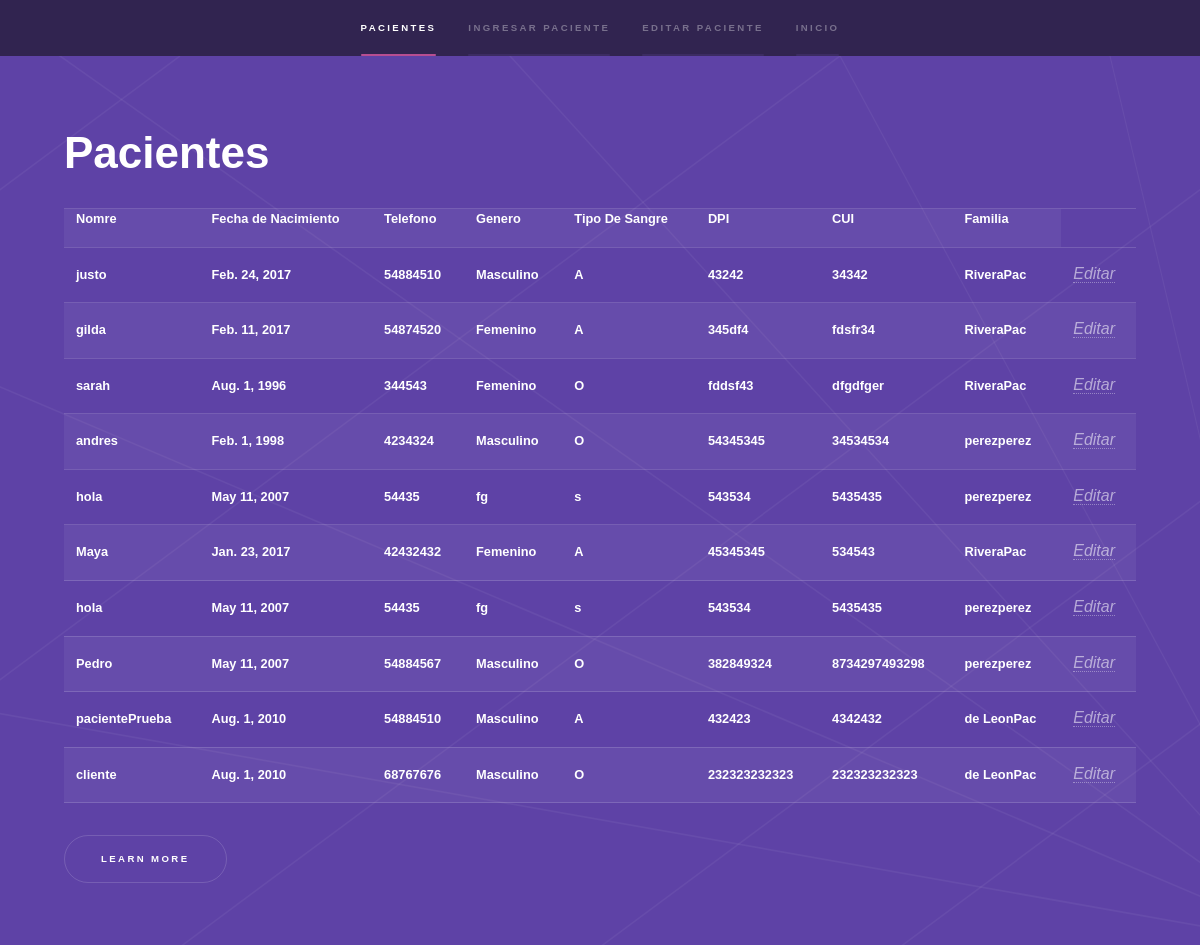
/paciente/paciente/ (upper part), run on an earlier commit of the app's database.
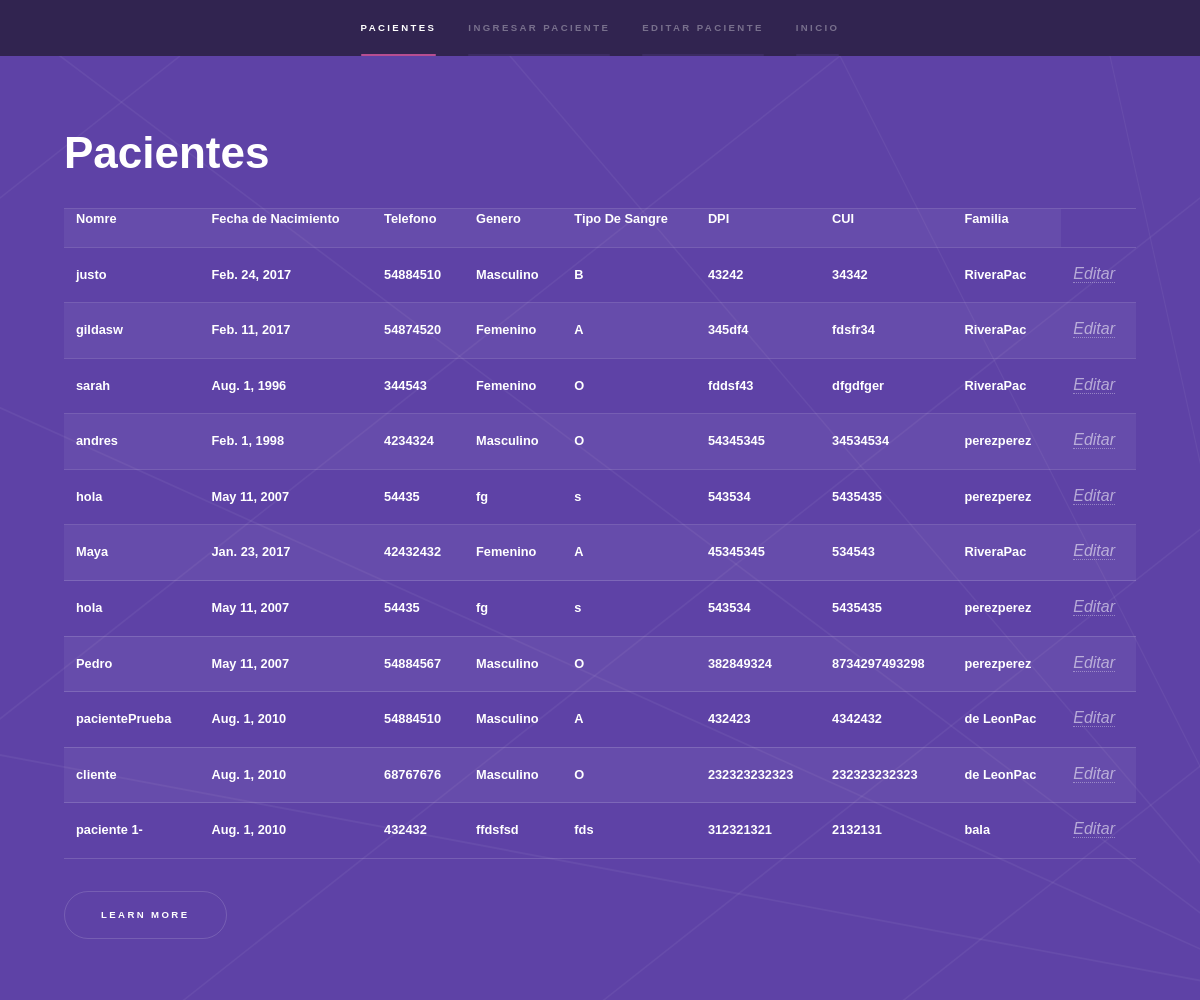
And on a later commit of the database.
### pacientes/models.py (models this page shows, shortened)
class paciente(models.Model):
    nombre = models.CharField(max_length = 45, blank = False)
    fechaNacimiento = models.DateField()
    telefono = models.CharField(max_length = 8 , blank = True)
    genero = models.CharField(max_length = 9 ,blank = False)
    tipoSangre = models.CharField(max_length = 3)
    dpi = models.CharField(max_length = 30 , blank = False)
    cui = models.CharField(max_length = 30 , blank = False)
    idFamilia = models.ForeignKey('familia')

class familia(models.Model):
    primerApellido = models.CharField(max_length = 45 , blank = False)
    segundoApellido = models.CharField(max_length = 45 , blank = False)
    def __str__(self):
        return self.primerApellido + self.segundoApellido

### pacientes/views.py (the view)
# urls.py: url(r'^paciente/',include('pacientes.urls') ),
def paciente(request):
    form = pacienteModelsForms(request.POST or None)
    queryset = modeloPaciente.objects.all()
    if form.is_valid():
        instance = form.save(commit=False)
        instance.save()
        form = pacienteModelsForms()
    context = {
    "form":form,
    "queryset":queryset,
    }
    return render(request,"pacientes/creacionPaciente.html",context)

### templates/pacientes/creacionPaciente.html (shortened to what this page needs)
{% extends  'baseTemplate/base.html'%}
{% block navBar %}
<li><a href="#intro">Pacientes</a></li>
<li><a href="#one">Ingresar Paciente</a></li>
<li><a href="#two">Editar Paciente</a></li>
{% endblock %}
{% block apartados %}
  <section id="intro" class="wrapper style1 fullscreen fade-up">
    <div class="inner">
      <h1>Pacientes</h1>
      <table id="paciente">
        <tr>
            <th><h5>Nomre</h5></th>
            <th><h5>Fecha de Nacimiento</h5></th>
            <th><h5>Telefono</h5></th>
            <th><h5>Genero</h5></th>
            <th><h5>Tipo De Sangre</h5></th>
            <th><h5>DPI</h5></th>
            <th><h5>CUI</h5></th>
            <th><h5>Familia</h5></th>
            </tr>
            {% for dato in queryset %}
            <tr>
              <th><h5>{{ dato.nombre }}</h5></th>
              <th><h5>{{dato.fechaNacimiento}}</h5></th>
              <th><h5>{{dato.telefono}}</h5></th>
              <th><h5>{{dato.genero}}</h5></th>
              <th><h5>{{dato.tipoSangre}}</h5></th>
              <th><h5>{{dato.dpi}}</h5></th>
              <th><h5>{{dato.cui}}</h5></th>
              <th><h5>{{dato.idFamilia}}</h5></th>
              <td><a href='editar/{{dato.id}}'><i>Editar</i></a></td>
            </tr>
            {% endfor %}
          </table>
      <ul class="actions">
        <li><a href="#one" class="button scrolly">Learn more</a></li>
      </ul>
    </div>
  </section>
{% endblock %}

### templates/baseTemplate/base.html (shortened to what this page needs)
<!DOCTYPE HTML>
{% load staticfiles%}
<html>
	<head>
		<link rel="stylesheet" href='{% static "assets/css/main.css" %}' />
	</head>
	<body>
			<section id="sidebar">
				<div class="inner">
					<nav>
						<ul>
							{% block navBar %}
							{% endblock %}
							<li><a href="/%2F">INICIO</a></li>
						</ul>
					</nav>
				</div>
			</section>
			<div id="wrapper">
				{% block apartados %}
				{% endblock %}
	</body>
</html>

What changed in the data, as far as the page shows it:
changed paciente "justo": tipoSangre "A" → "B"
changed paciente "345df4": nombre "gilda" → "gildasw"
added paciente: nombre "paciente 1-", fechaNacimiento "Aug. 1, 2010", telefono "432432", genero "ffdsfsd", tipoSangre "fds", dpi "312321321", cui "2132131", idFamilia "bala"
